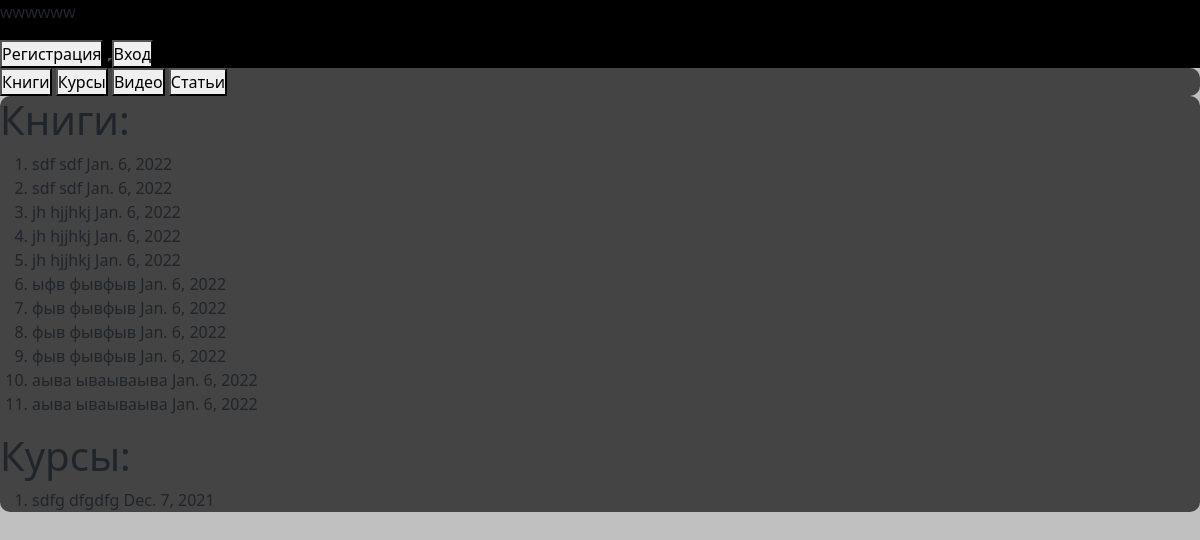
The page /wwwwww/ on the database as committed earlier.
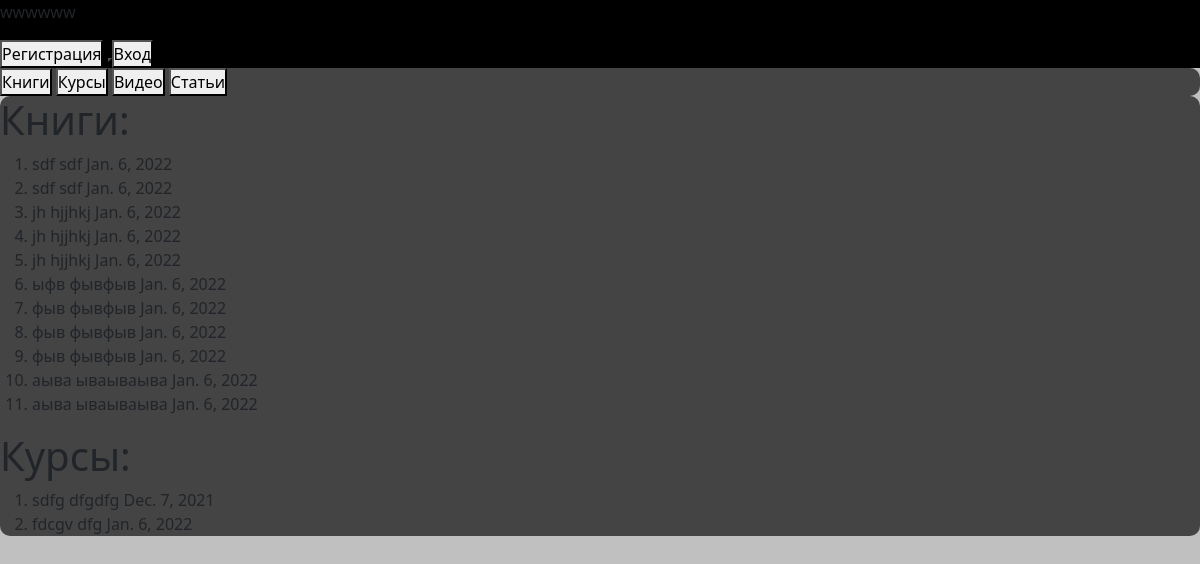
The same page on the database as committed later.
### app/models.py (models this page shows, shortened)
class Books(models.Model):
	user = models.ForeignKey(User, on_delete=models.CASCADE)
	author = models.CharField(max_length=50)
	title = models.CharField(max_length=100)
	date = models.DateField(default=date.today)
	class Meta:
		verbose_name = 'Книга'
		verbose_name_plural = 'Книги'

class Courses(models.Model):
	user = models.ForeignKey(User, on_delete=models.CASCADE)
	place = models.CharField(max_length=50)
	title = models.CharField(max_length=100)
	date = models.DateField(default=date.today)
	class Meta:
		verbose_name = 'Курс'
		verbose_name_plural = 'Курсы'

### app/views.py (the view)
# urls.py: path('<username>/', views.main, name='main'),
def main(request, username):
	user_exist = User.objects.filter(username=username).exists()
	books = Books.objects.filter(user__username=username)
	courses = Courses.objects.filter(user__username=username)
	return render(request, 'main.html', {'books': books,
		'courses': courses, 'username': username, 'user_exist': user_exist})

### templates/main.html (shortened to what this page needs)
{% extends "base.html" %}
{% load static %}
{% block content %}
	<header>
		{% if user_exist %}
			<p class="username_block">{{ username }}</p>
		{% endif %}
		{% if not user.is_authenticated %}
			<a href="{% url 'registration' %}"><button id="registration" class="btn_registration">Регистрация</button></a>
			<button id="login" class="btn_login"><a href="{% url 'login' %}"><button id="login" class="btn_login">Вход</button></a>
		{% else %}
			<a href="{% url 'account' %}"><button class="btn_account">Главная</button></a>
			<a href="{% url 'logout' %}"><button class="btn_logout">Выйти</button></a>
		{% endif %}
	</header>
	<section class="subheader">
		<div class="submodule">
			<a href="{% url 'books' %}"><button class="switch_book">Книги</button></a>
			<a href="{% url 'courses' %}"><button class="switch_course">Курсы</button></a>
			<a href="{% url 'videos' %}"><button class="switch_video">Видео</button></a>
			<a href="{% url 'articles' %}"><button class="switch_article">Статьи</button></a>
		</div>
	</section>
	<section class="main">
			<div class="alignment">
				{% if user_exist %}
					<h1>Книги:</h1>
					<div class="books">
						<ol>
							{% if books %}
								{% for book in books %}
									<li>{{ book.author }}
									{{ book.title }}
									{{ book.date }}</li>
								{% endfor %}
							{% else %}
								<p class="alert_bc">Пока нет ни одной пройденной книги</p>
							{% endif %}
						</ol>
					</div>
					<h1>Курсы:</h1>
					<div class="courses">
						<ol>
							{% if courses %}
								{% for course in courses %}
									<li>{{ course.place }}
									{{ course.title }}
									{{ course.date }}</li>
								{% endfor %}
							{% else %}
								<p class="alert_bc">Пока нет ни одного пройденного курса</p>
							{% endif %}
						</ol>
					</div>
				{% else %}
					<h2>Такого пользователя не существует</h2>
				{% endif %}
			</div>
	</section>
{% endblock %}

Rows that differ between the two databases and show on the page:
added Courses: place "fdcgv", title "dfg", date "Jan. 6, 2022"
